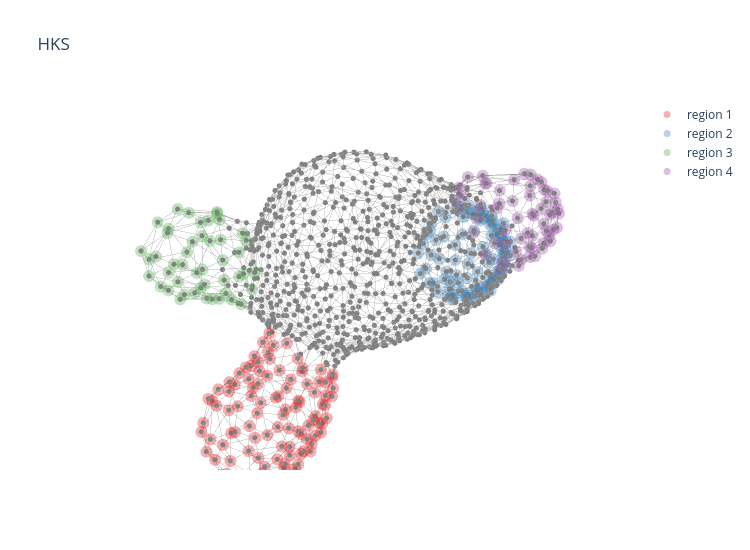

The cell this chart's notebook holds for it:
### Code cell
crypt_patches_new, _, _ = assign_crypts_by_neckline(dnorm_cellcenters_crypts)


fig = plot_organoid_graph(proj_points, G, None, node_size=3)
add_region_overlays(fig, proj_points, crypt_patches_new)


fig.update_layout(
    scene = dict(
        xaxis=dict(visible=False),
        yaxis=dict(visible=False),
        zaxis=dict(visible=False),
        bgcolor='rgba(0,0,0,0)',   # optional, makes background transparent
        camera=dict(
            eye=dict(x=1.0, y=0, z=1.0),   # camera position
            center=dict(x=0, y=0, z=0),      # look-at point
            up=dict(x=0, y=0, z=1),          # which direction is "up"
        )
    )
)


fig.update_layout(height=550, width=750, title='HKS')
fig.show()

# fig.write_image("single_organoid_crypt_segmantation.svg")
